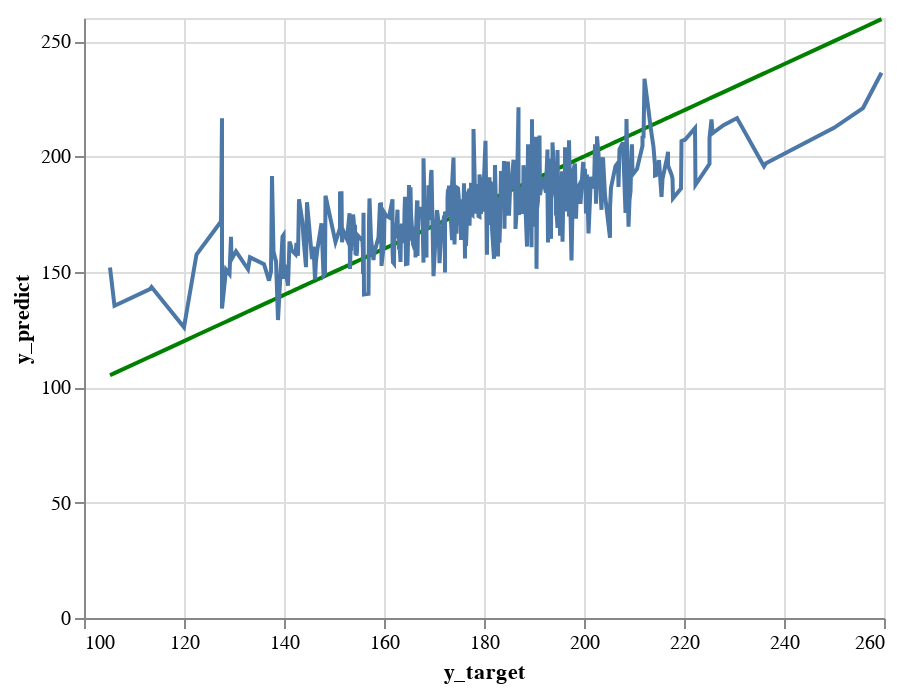

Here is the notebook cell this chart was saved with:
### Markdown cell above
**[6.10]** Display the predictions versus the target line charts on the validation set

### Code cell
perfect_line_chart_validation = alt.Chart(pd.DataFrame({'y_target': y_val, 'y_predict': y_val})).mark_line(color='green').encode(
    x='y_target',
    y='y_predict'
  )
perfect_line_chart_validation

predict_line_chart_ridge_validation = alt.Chart(pd.DataFrame({'y_target': y_val, 'y_predict': y_ridge_preds_val})).mark_line().encode(
    x='y_target',
    y='y_predict'
  )
predict_line_chart_ridge_validation

perfect_line_chart_validation + predict_line_chart_ridge_validation

### Figure 1 — Vega-Lite specification as saved in the notebook (floating-point values rounded to 4 significant figures; data arrays with more than 128 entries replaced by an {"elided": "..."} marker saying what was removed)
{"config": {"view": {"continuousWidth": 400, "continuousHeight": 300}}, "layer": [{"data": {"name": "data-1a043d50884d7b29a0cf84d38fd77b6c"}, "mark": {"type": "line", "color": "green"}, "encoding": {"x": {"field": "y_target", "type": "quantitative"}, "y": {"field": "y_predict", "type": "quantitative"}}}, {"data": {"name": "data-5267343db058c869efac866bf0c32c8e"}, "mark": "line", "encoding": {"x": {"field": "y_target", "type": "quantitative"}, "y": {"field": "y_predict", "type": "quantitative"}}}], "$schema": "https://vega.github.io/schema/vega-lite/v4.17.0.json", "datasets": {"data-1a043d50884d7b29a0cf84d38fd77b6c": {"elided": "395 records"}, "data-5267343db058c869efac866bf0c32c8e": {"elided": "395 records"}}}
